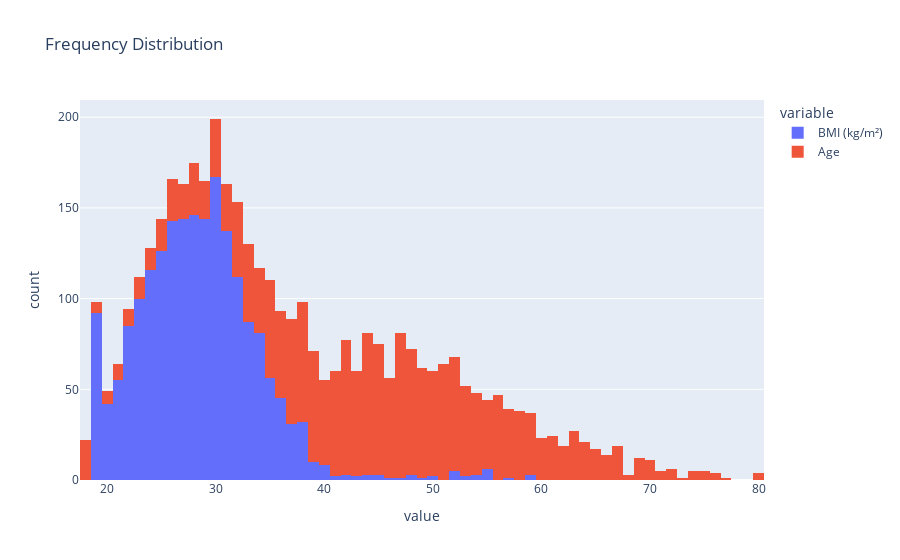

The code cell stored with this chart in its notebook:
### Code cell
#Frequency distribution to check for Normally distributed features
px.histogram(processed_df, x=['BMI (kg/m²)', 'Age'], title='Frequency Distribution').show()

### Figure 1 — Plotly figure (JSON) as saved in the notebook; plotly's stock layout.template omitted (floating-point values rounded to 4 significant figures; data arrays with more than 128 entries replaced by an {"elided": "..."} marker saying what was removed)
{"data": [{"alignmentgroup": "True", "bingroup": "x", "hovertemplate": "variable=BMI (kg/m²)<br>value=%{x}<br>count=%{y}<extra></extra>", "legendgroup": "BMI (kg/m²)", "marker": {"color": "#636efa", "pattern": {"shape": ""}}, "name": "BMI (kg/m²)", "offsetgroup": "BMI (kg/m²)", "orientation": "v", "showlegend": true, "type": "histogram", "x": {"elided": "2000 float values"}, "xaxis": "x", "yaxis": "y"}, {"alignmentgroup": "True", "bingroup": "x", "hovertemplate": "variable=Age<br>value=%{x}<br>count=%{y}<extra></extra>", "legendgroup": "Age", "marker": {"color": "#EF553B", "pattern": {"shape": ""}}, "name": "Age", "offsetgroup": "Age", "orientation": "v", "showlegend": true, "type": "histogram", "x": {"elided": "2000 int values"}, "xaxis": "x", "yaxis": "y"}], "layout": {"barmode": "relative", "legend": {"title": {"text": "variable"}, "tracegroupgap": 0}, "title": {"text": "Frequency Distribution"}, "xaxis": {"anchor": "y", "domain": [0, 1], "title": {"text": "value"}}, "yaxis": {"anchor": "x", "domain": [0, 1], "title": {"text": "count"}}}}
